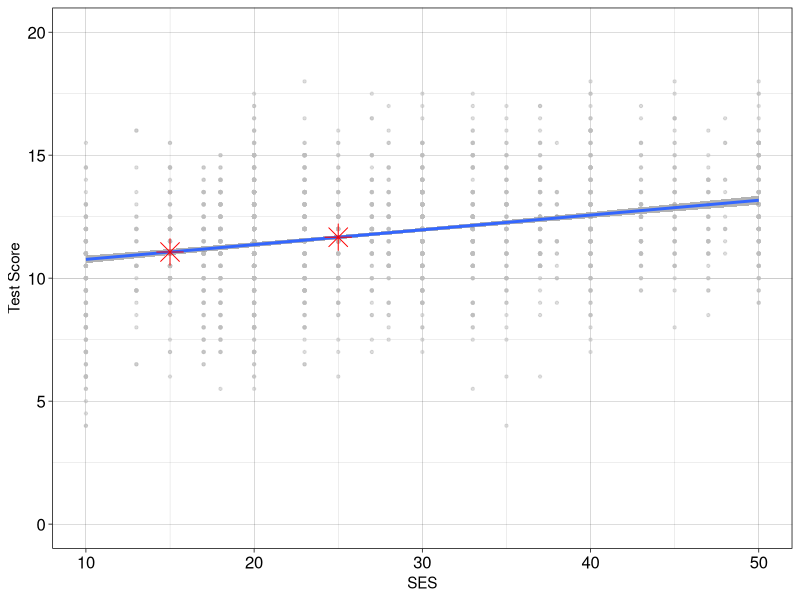
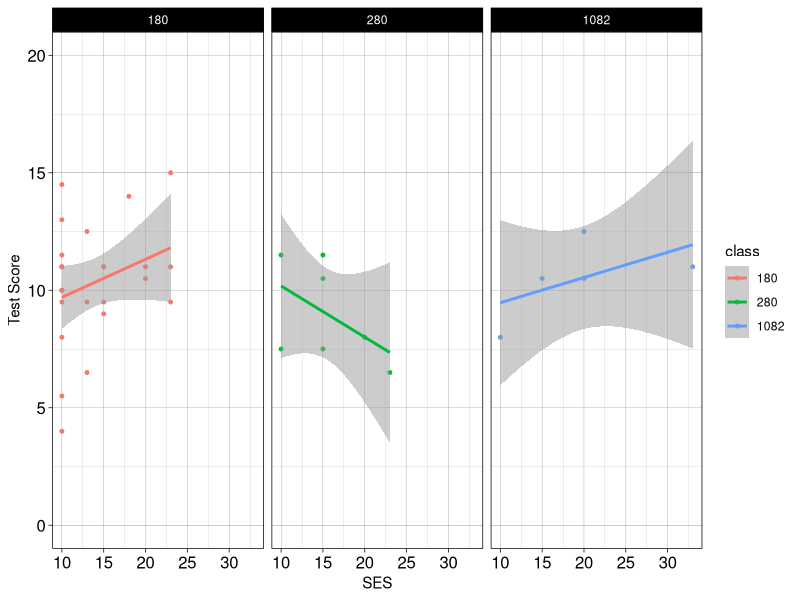

Here is the R script that generated these plots, in order:
## ---- chunk 1
require(MASS)
require(ggplot2)

b0 = 10.163000
b1 = 0.060084
x = c(15, 25)

vorhersagen <- b0 + b1 * x
vorhersagen_df <- data.frame(SES = x, IQ = vorhersagen)

ggplot(data = nlschools, aes(x = SES, y = IQ)) +
    geom_point(size = 0.8, alpha = 0.5, color = 'gray') +
    geom_smooth(method = 'lm', alpha = 0.75) +
    geom_point(data = vorhersagen_df, size = 6.0, color = 'red', shape = 8) +
    theme_linedraw() +
    coord_cartesian(ylim = c(0, 20)) +
    labs(y = 'Test Score') +
    theme(axis.text = element_text(size = 12))
## ---- chunk 2
require(MASS)
require(dplyr)
require(ggplot2)

erste_drei <- nlschools %>%
    filter(class %in% unique(nlschools$class)[1:3])

ggplot(data = erste_drei, aes(x = SES, y = IQ, color = class)) +
    geom_point(size = 1.0, alpha = 1.0) +
    geom_smooth(method = 'lm', alpha = 0.50) +
    theme_linedraw() +
    coord_cartesian(ylim = c(0, 20)) +
    labs(y = 'Test Score') +
    theme(axis.text = element_text(size = 12)) +
    facet_wrap(~ class, ncol = 3)
## ---- chunk 3
klasse_1 <- nlschools %>%
    filter(class %in% unique(nlschools$class)[1])

model_1 <- lm(data = klasse_1, IQ ~ SES)
summary(model_1)
## ---- chunk 4
klasse_2 <- nlschools %>%
    filter(class %in% unique(nlschools$class)[2])

model_2 <- lm(data = klasse_2, IQ ~ SES)
summary(model_2)
## ---- chunk 5
klasse_3 <- nlschools %>%
    filter(class %in% unique(nlschools$class)[3])

model_3 <- lm(data = klasse_3, IQ ~ SES)
summary(model_3)
